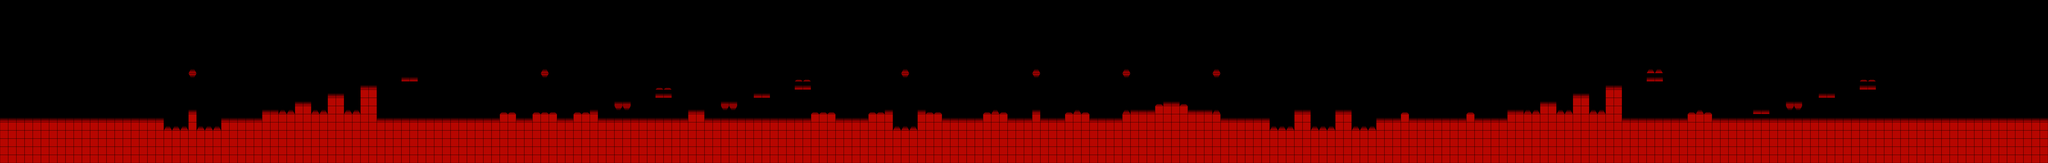

Rendered tile map (Tiled .tmx) drawn with the repository's tilesets; below, a short description and the map source with its tile grids summarised:
An orthogonal 250x20 tile map with 64x64 px tiles, 1 tile layer (Tile Layer 1) and 143 objects (85x triangle, 40x box, 10x support, 7x ground, player).

<map version="1.4" tiledversion="1.4.3" orientation="orthogonal" renderorder="right-down" width="250" height="20" tilewidth="64" tileheight="64" infinite="0" nextlayerid="3" nextobjectid="172">
 <tileset firstgid="1" source="level3.tsx" />
 <layer id="1" name="Tile Layer 1" width="250" height="20">
  <data>[5000 cells, 1727 non-empty, 10 distinct tile ids]</data>
 </layer>
 <objectgroup id="2" name="Objects">
  <object id="1" name="ground" x="640" y="896">
   <polygon points="-640,0 640,0 640,384 -640,384" />
  </object>
  <object id="2" name="ground" x="1280" y="1024">
   <polygon points="0,0 448,0 448,256 0,256" />
  </object>
  <object id="3" name="ground" x="1728" y="896">
   <polygon points="0,0 5248,0 5248,384 0,384" />
  </object>
  <object id="4" name="ground" x="6976" y="1024">
   <polygon points="0,0 192,0 192,256 0,256" />
  </object>
  <object id="5" name="ground" x="7168" y="896">
   <polygon points="0,0 2752,0 2752,384 0,384" />
  </object>
  <object id="6" name="ground" x="9920" y="1024">
   <polygon points="0,0 832,0 832,256 0,256" />
  </object>
  <object id="7" name="ground" x="10752" y="896">
   <polygon points="0,0 5248,0 5248,384 0,384" />
  </object>
  <object id="8" name="support" x="1472" y="960">
   <polygon points="0,-64 64,-64 64,64 0,64" />
  </object>
  <object id="9" name="box" x="1472" y="832">
   <polygon points="0,0 64,0 64,64 0,64" />
  </object>
  <object id="10" name="triangle" x="1280" y="1024">
   <polygon points="0,0 31.9565,-64 64,0" />
  </object>
  <object id="11" name="triangle" x="1344" y="1024">
   <polygon points="0,0 31.9565,-64 64,0" />
  </object>
  <object id="12" name="triangle" x="1408" y="1024">
   <polygon points="0,0 31.9565,-64 64,0" />
  </object>
  <object id="13" name="triangle" x="1536" y="1024">
   <polygon points="0,0 31.9565,-64 64,0" />
  </object>
  <object id="14" name="triangle" x="1600" y="1024">
   <polygon points="0,0 31.9565,-64 64,0" />
  </object>
  <object id="15" name="triangle" x="1664" y="1024">
   <polygon points="0,0 31.9565,-64 64,0" />
  </object>
  <object id="16" name="triangle" x="2176" y="896">
   <polygon points="0,0 31.9565,-64 64,0" />
  </object>
  <object id="17" name="triangle" x="2240" y="896">
   <polygon points="0,0 31.9565,-64 64,0" />
  </object>
  <object id="18" name="triangle" x="2432" y="896">
   <polygon points="0,0 31.9565,-64 64,0" />
  </object>
  <object id="19" name="triangle" x="2496" y="896">
   <polygon points="0,0 31.9565,-64 64,0" />
  </object>
  <object id="20" name="triangle" x="2688" y="896">
   <polygon points="0,0 31.9565,-64 64,0" />
  </object>
  <object id="21" name="triangle" x="2752" y="896">
   <polygon points="0,0 31.9565,-64 64,0" />
  </object>
  <object id="22" name="box" x="2048" y="832">
   <polygon points="0,0 128,0 128,64 0,64" />
  </object>
  <object id="23" name="box" x="2304" y="768">
   <polygon points="0,0 128,0 128,64 0,64" />
  </object>
  <object id="24" name="box" x="2560" y="704">
   <polygon points="0,0 0,64 128,64 128,0" />
  </object>
  <object id="25" name="support" x="2304" y="832">
   <polygon points="0,0 128,0 128,64 0,64" />
  </object>
  <object id="26" name="support" x="2560" y="768">
   <polygon points="0,0 128,0 128,128 0,128" />
  </object>
  <object id="27" name="triangle" x="1472" y="576">
   <polygon points="0,0 64,0 32.0625,63.9375" />
  </object>
  <object id="28" name="triangle" x="1472" y="576">
   <polygon points="0,0 31.9565,-64 64,0" />
  </object>
  <object id="31" name="support" x="2816" y="704">
   <polygon points="0,0 128,0 128,192 0,192" />
  </object>
  <object id="32" name="box" x="2816" y="640">
   <polygon points="0,0 128,0 128,64 0,64" />
  </object>
  <object id="33" name="box" x="3136" y="576">
   <polygon points="0,0 128,0 128,64 0,64" />
  </object>
  <object id="34" name="triangle" x="3904" y="896">
   <polygon points="0,0 31.875,-32.9375 64,0" />
  </object>
  </objectgroup>
</map>
<!-- 111 of 143 objects omitted -->
